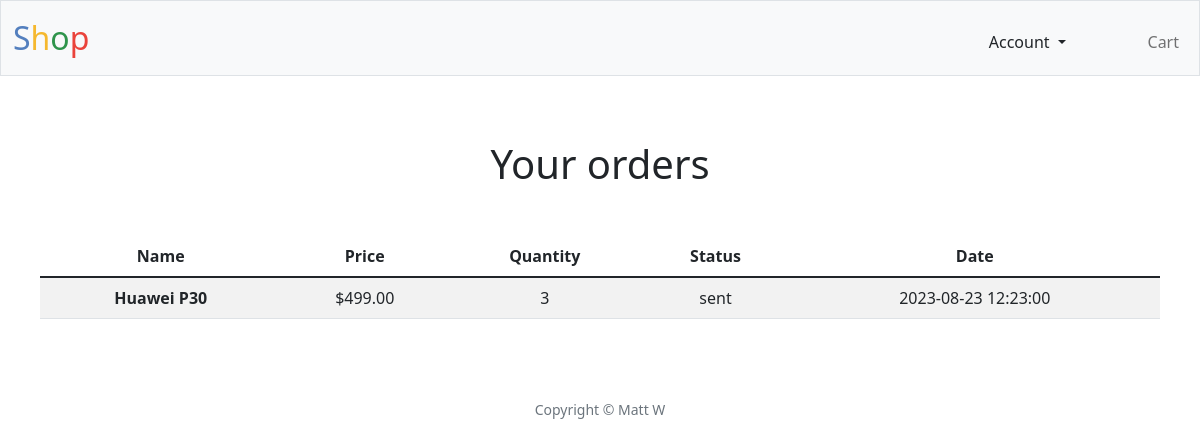
Page /orders (signed in) on the committed database.
### tables this page shows
CREATE TABLE orders(
    id INTEGER NOT NULL,
    user_id INTEGER NOT NULL,
    item_id INTEGER NOT NULL,
    quantity INTEGER NOT NULL,
    date NUMERIC NOT NULL,
    status TEXT NOT NULL DEFAULT 'pending',
    PRIMARY KEY (id),
    FOREIGN KEY (user_id) REFERENCES users(id),
    FOREIGN KEY (item_id) REFERENCES items(id)
);

CREATE TABLE items (
    id INTEGER NOT NULL,
    title TEXT NOT NULL,
    image_path TEXT NOT NULL,
    price NUMERIC NOT NULL DEFAULT 0.00,
    description TEXT,
    PRIMARY KEY (id)
);

### app.py (the view)
@app.route("/orders")
@login_required
def orders():
    rows = db.execute("SELECT * FROM orders JOIN items ON items.id = orders.item_id WHERE orders.user_id = ?",
    session["user_id"])
    return render_template("orders.html", orders=rows)

### app.py (called while the page is built)
@app.after_request
def after_request(response):
    response.headers["Cache-Control"] = "no-cache, no-store, must-revalidate"
    response.headers["Expires"] = 0
    response.headers["Pragma"] = "no-cache"
    return response

### helpers.py (called while the page is built)
def login_required(f):
    @wraps(f)
    def decorated_function(*args, **kwargs):
        if session.get("user_id") is None:
            return redirect("/login")
        return f(*args, **kwargs)
    return decorated_function

def usd(value):
    return f"${value:,.2f}"

### templates/orders.html (shortened to what this page needs)
{% extends "layout.html" %}
{% block main %}
    <div class="row text-start m-3 justify-content-center text-center">
        <div class="col-12">
            <h1 class="mb-5">Your orders</h1>
            <table class="table table-striped">
                <thead>
                    <tr>
                        <th scope="col">Name</th>
                        <th scope="col">Price</th>
                        <th scope="col">Quantity</th>
                        <th scope="col">Status</th>
                        <th scope="col">Date</th>
                    </tr>
                </thead>
                <tbody>
                    {% for order in orders %}
                    <tr>
                        <th scope="row">{{ order.title }}</th>
                        <td>{{ order.price | usd }}</td>
                        <td>{{ order.quantity }}</td>
                        <td>{{ order.status }}</td>
                        <td>{{ order.date }}</td>
                    </tr>
                    {% endfor %}
                </tbody>
            </table>
        </div>
    </div>
{% endblock %}

### rows in the picture
orders: title "Huawei P30", price "$499.00", quantity "3", status "sent", date "2023-08-23 12:23:00"
